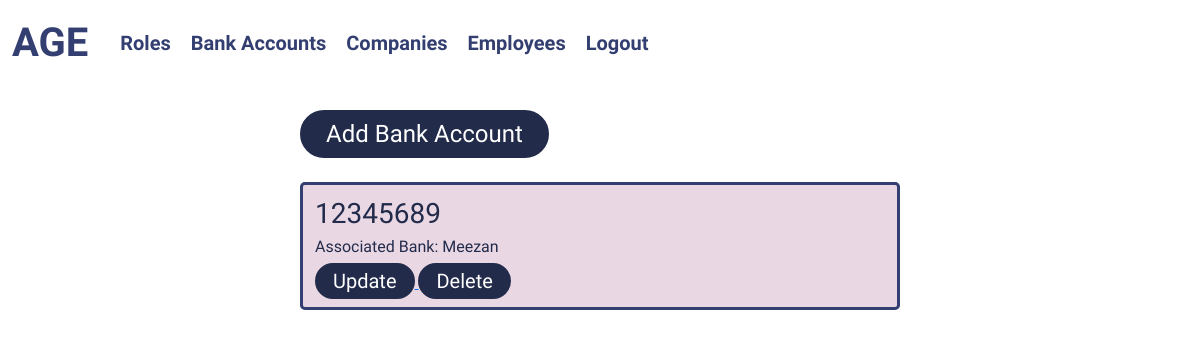
/bank_accounts/ (signed in), run on an earlier commit of the app's database.
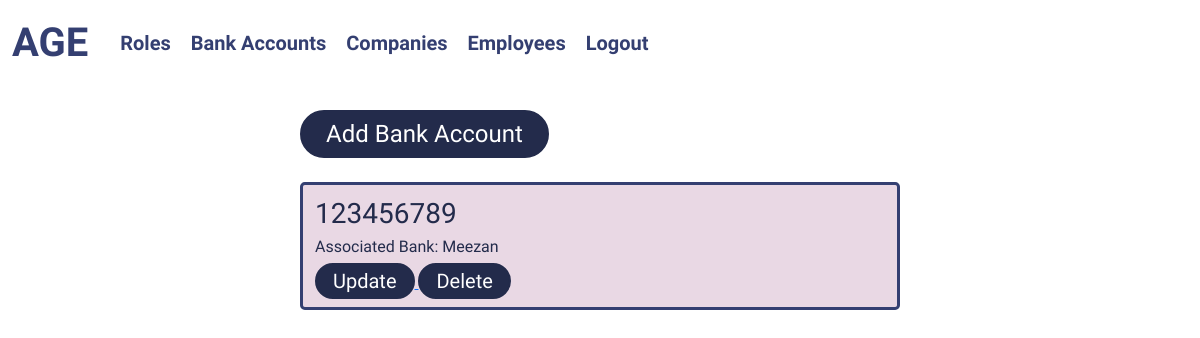
And on a later commit of the database.
### bank_account/models.py (models this page shows)
class BankAccount(models.Model):
    associated_bank = models.ForeignKey(Bank, on_delete=models.CASCADE)
    account_number = models.IntegerField(unique=True)

class Bank(models.Model):
    name = models.CharField(max_length=255)

### bank_account/views.py (the view)
# urls.py: path("", views.bank_accounts_view, name="bank_accounts"),
def bank_accounts_view(request):
    page_title = "Bank Accounts"
    if not request.user.is_superuser:
        return redirect("home")
    bank_accounts = BankAccount.objects.all()
    context = {"page_title": page_title, "bank_accounts": bank_accounts}
    return render(request, "bank_accounts.html", context)

### bank_account/templates/bank_accounts.html
{% extends "layout.html" %} {% block content %}
<div class="col-lg-6 col-md-9 col-11 mx-auto">
	<a href="{% url 'add_bank_account' %}">
		<button class="mt-4 px-4 py-1 rounded-pill fs-4">
			Add Bank Account
		</button>
	</a>
	{% for bank_account in bank_accounts %}
	<div class="container mt-4 py-2 rounded-3">
		<p class="m-0 fs-3">{{bank_account.account_number}}</p>
		<p class="m-0 fs-6 mb-1">
			Associated Bank: {{bank_account.associated_bank.name}}
		</p>
		<a href="{% url 'update_bank_account' bank_account.id %}">
			<button class="px-3 rounded-pill fs-5">Update</button>
		</a>
		<a href="{% url 'delete_bank_account' bank_account.id %}">
			<button class="px-3 rounded-pill fs-5">Delete</button>
		</a>
	</div>
	{% endfor %}
</div>
{% endblock content %}

### templates/layout.html (shortened to what this page needs)
<!DOCTYPE html>
{% load static %}
<html lang="en">
	<head>
		<link
			href="https://cdn.jsdelivr.net/npm/bootstrap@5.0.2/dist/css/bootstrap.min.css"
			rel="stylesheet"
		/>
		<link rel="stylesheet" href="{% static 'styles/style.css' %}" />
	</head>
	<body>
		{% include "navigation.html" %} {% block content %}{% endblock content %}
	</body>
</html>

### templates/navigation.html (shortened to what this page needs)
<nav class="navbar navbar-expand-md">
    <div class="container-fluid">
        <a class="navbar-brand fs-1 me-4" href="{% url 'home' %}">AGE</a>
        <div class="collapse navbar-collapse" id="navbarScroll">
            <ul class="navbar-nav me-auto mb-2 mb-md-0">
                <li class="nav-item">
                    {% if request.user.is_authenticated %}
                    {% if request.user.is_superuser %}
                    <li class="nav-item">
                        <a class="nav-link me-1 fs-5" aria-current="page" href="{% url 'roles' %}">Roles</a>
                    </li>
                    <li class="nav-item">
                        <a class="nav-link me-1 fs-5" aria-current="page" href="{% url 'bank_accounts' %}">Bank Accounts</a>
                    </li>
                    <li class="nav-item">
                        <a class="nav-link me-1 fs-5" aria-current="page" href="{% url 'companies' %}">Companies</a>
                    </li>
                    <li class="nav-item">
                        <a class="nav-link me-1 fs-5" aria-current="page" href="{% url 'employees' %}">Employees</a>
                    </li>
                    {% endif %}
                    <a class="nav-link me-1 fs-5" aria-current="page" href="{% url 'logout' %}">Logout</a>
                    {% else %}
                    <a class="nav-link me-1 fs-5" aria-current="page" href="{% url 'login' %}">Login</a>
                    {% endif %}
                </li>
            </ul>
        </div>
    </div>
</nav>

### static/styles/style.css (style rules this page uses)
body { font-family: "Neuton", serif; }
.navbar-brand, .nav-link { font-weight: bold; color: #343f71; }
.container { background-color: #e9d8e4; border: #343f71 solid 3px; color: #232b4b; }
button { color: white; background-color: #232b4b; border: #232b4b solid 2px; }

What changed in the data, as far as the page shows it:
removed BankAccount: account_number "12345689", associated_bank.name "Meezan"
added BankAccount: account_number "123456789", associated_bank.name "Meezan"
